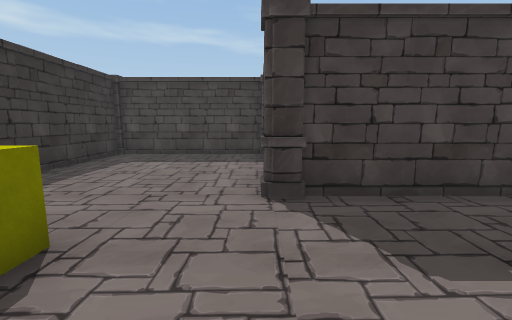
View 1 (above)

15 first-person views from a walk through a 3-D level made in the Unity game engine. The camera is 1.2 m above the floor, tilts 8° down and sees 90° across. The floor is counted in squares, 1 m on a side. Each view is taken from the middle of a square. On the plan, view 1 faces up. The plan holds only what a view shows up to about 12 squares ahead; the rest is blank. The place goes on beyond the plan. The player character is not drawn. Some animated figures are not drawn. Some surface patterns are stand-ins.

View 2
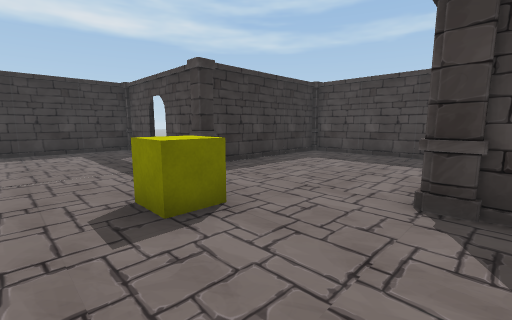

View 3
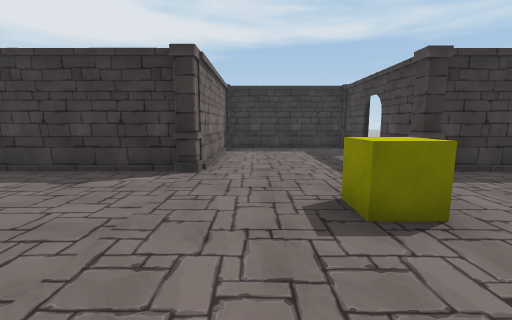

View 4
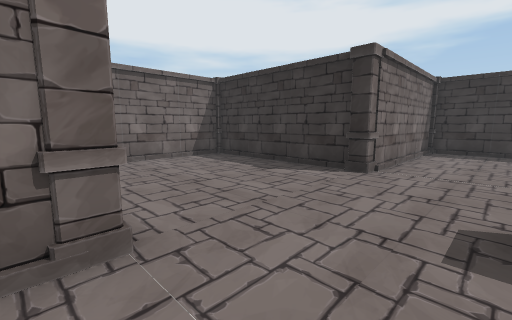

View 5
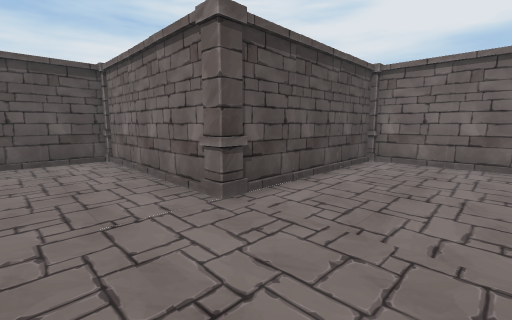

View 6
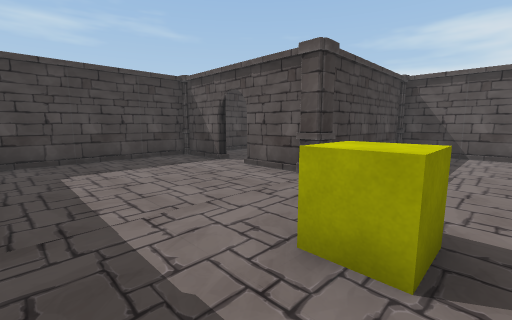

View 7
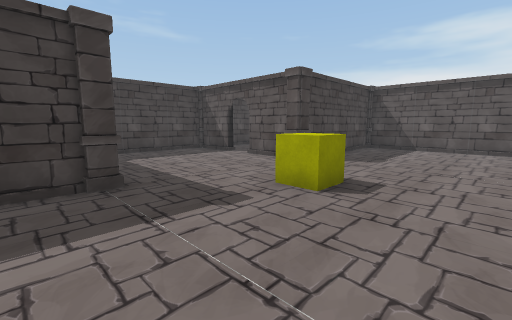

View 8
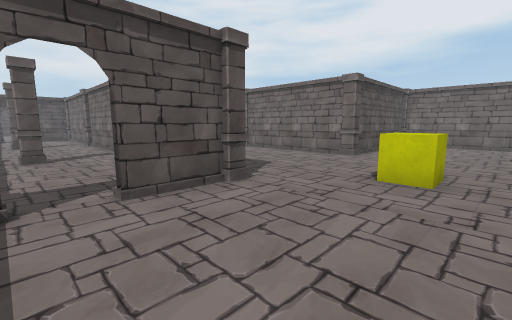

View 9
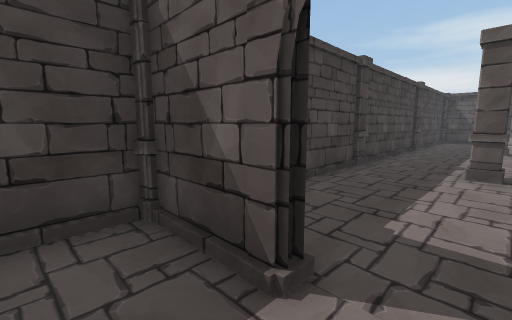

View 10
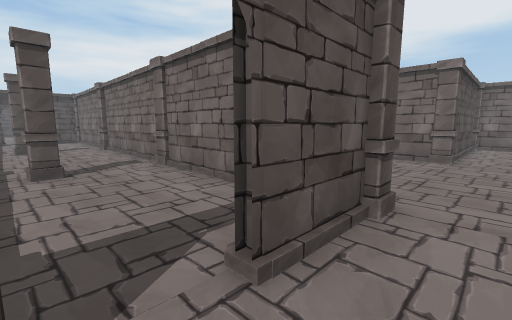

View 11
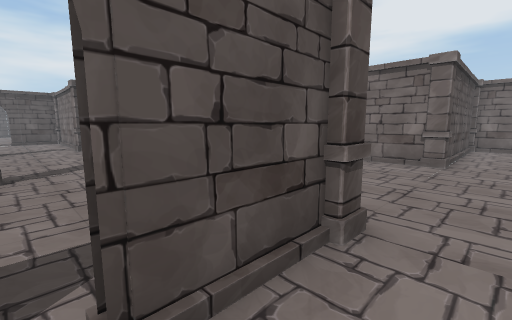

View 12
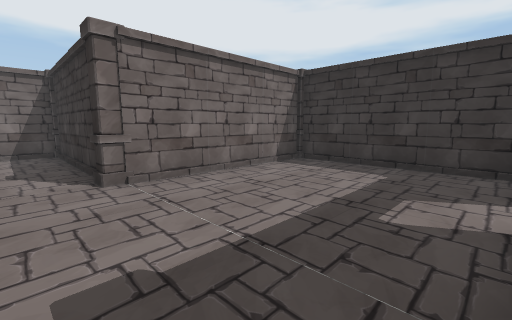

View 13
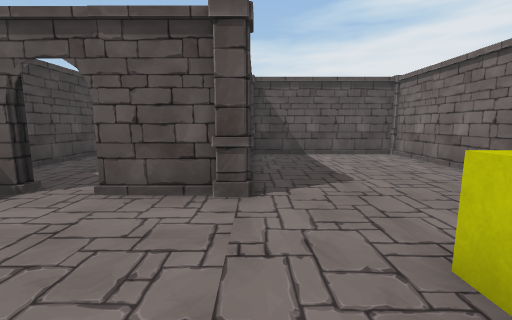

View 14
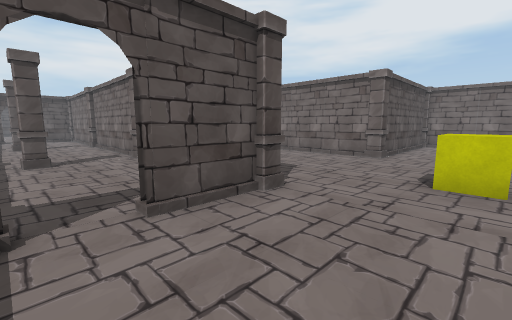

View 15
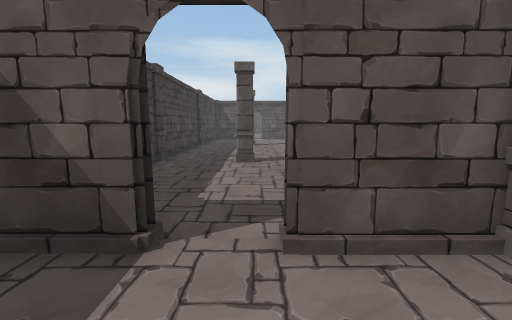

### Floor plan
Key: @ floor where view 1 was taken; # wall or solid block; . floor; P pillar; T thing the floor can be seen under or through; C yellow cube; O other object.
Columns run from 12 left of view 1 to 15 right of it. Each row starts with its distance up from view 1.
 11       P      P     P     P
 10       P#####PP####P######P
  9       #.....T .............
  8       #.....TT....P......P..
  7       #.....TT....PP....PP..
  6       #.....TT..............
  5 P     #.....T     PO .. PP
  4 ###.##P.....PP####PO#####P
  3 #.................#
  2 #........CC.......#
  1 #.................#
  0 #...........@.....#
 -1 #.................#
 -2 P#####PP....P#####PP
 -3       #.....#
 -4       #.....#
 -5       #.....#
 -6       #.....#
 -7       #.....#
 -8       P#####PP

Where each view was taken, in squares from view 1:
view 1: 0 up, 0 right, facing up
view 2: 0 up, 1 right, facing up-left
view 3: 0 up, 1 right, facing left
view 4: 1 up, 1 right, facing down-left
view 5: 1 up, 3 left, facing down-right
view 6: 1 up, 5 left, facing up-right
view 7: 1 down, 7 left, facing up-right
view 8: 8 up, 4 left, facing down-right
view 9: 7 up, 1 left, facing up-right
view 10: 8 up, 1 left, facing down-right
view 11: 7 up, 1 left, facing down-right
view 12: 4 up, 4 left, facing down-left
view 13: 4 up, 4 left, facing right
view 14: 8 up, 3 left, facing down-right
view 15: 7 up, 2 left, facing right
